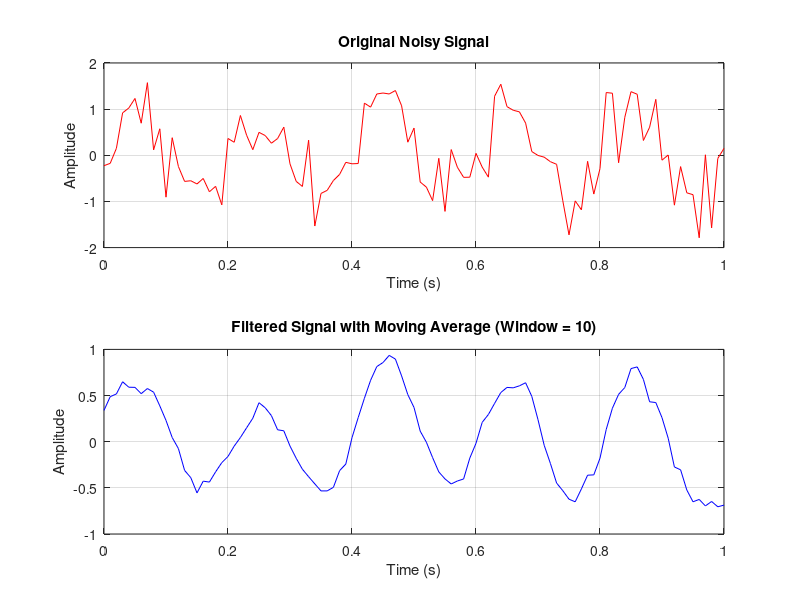

Recreate this plot in MATLAB.
clc; clear; close all;

% Generate a Noisy Signal
fs = 100;  % Sampling frequency (Hz)
t = 0:1/fs:1;  % Time vector (1 second duration)
signal = sin(2*pi*5*t) + 0.5*randn(size(t)); % 5 Hz sine wave with noise

% Define Moving Average Window Size
window_size = 10;  % Number of samples for averaging

% Apply Moving Average Filter Using movmean()
filtered_signal = movmean(signal, window_size);

% Plot Original and Filtered Signal
figure;
subplot(2,1,1);
plot(t, signal, 'r'); hold on;
title('Original Noisy Signal');
xlabel('Time (s)'); ylabel('Amplitude');
grid on;

subplot(2,1,2);
plot(t, filtered_signal, 'b'); hold on;
title(['Filtered Signal with Moving Average (Window = ', num2str(window_size), ')']);
xlabel('Time (s)'); ylabel('Amplitude');
grid on;
